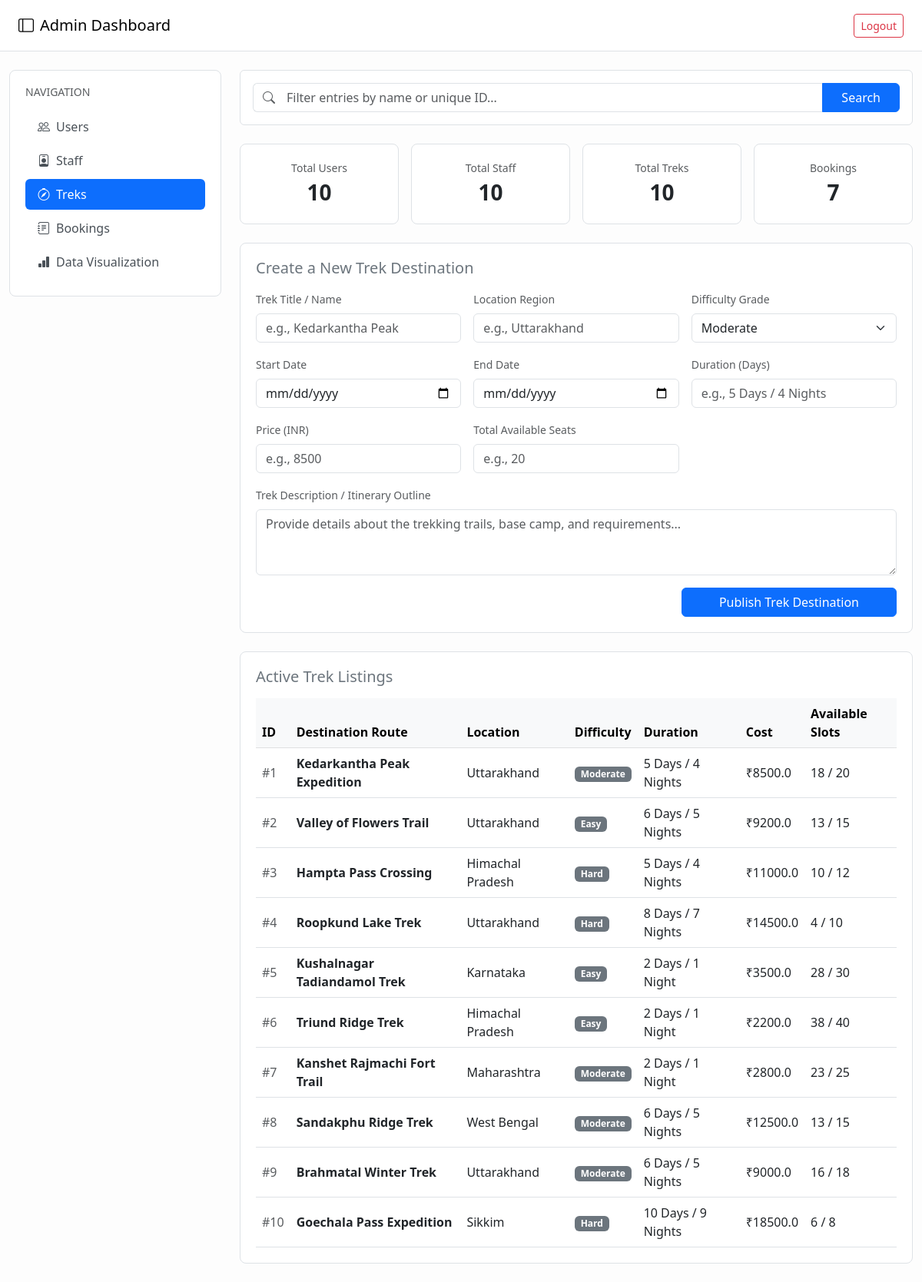
/admin/dashboard?tab=treks (signed in), run on the app's committed database.
### models.py (models this page shows)
class Trek(db.Model):
    __tablename__ = 'treks'
    id = db.Column(db.Integer, primary_key=True)
    name = db.Column(db.String(50), nullable=False)
    location = db.Column(db.String(150), nullable=False)
    difficulty = db.Column(db.String(20), nullable=False)
    duration = db.Column(db.String(50), nullable=False)
    total_slots = db.Column(db.Integer, nullable=False)
    available_slots = db.Column(db.Integer, nullable=False)
    assigned_staff_id = db.Column(db.Integer, db.ForeignKey('users.id'), nullable=True)
    start_date = db.Column(db.Date, nullable=False)
    end_date = db.Column(db.Date, nullable=False)
    description = db.Column(db.Text, nullable=False)
    price = db.Column(db.Float, nullable=False)
    status = db.Column(db.String(20), nullable=False, default='Upcoming')
    bookings = db.relationship('Booking', backref='trek_details', lazy=True)

### app.py (the view)
@app.route('/admin/dashboard', methods=['GET'])
@login_required
def admin_dashboard():
    return admin_dashboard_handler()

### app.py (called while the page is built)
@login_manager.user_loader
def load_user(user_id):
    return User.query.get(int(user_id))

### templates/admin_dashboard.html (shortened to what this page needs)
<!DOCTYPE html>
<html lang="en">
<head>
    <link href="https://cdn.jsdelivr.net/npm/bootstrap@5.3.0/dist/css/bootstrap.min.css" rel="stylesheet">
    <link rel="stylesheet" href="https://cdn.jsdelivr.net/npm/bootstrap-icons@1.11.0/font/bootstrap-icons.css">
</head>
<body>
    <nav class="navbar navbar-light bg-white border-bottom px-4 py-3">
        <span class="navbar-brand mb-0 h5"><i class="bi bi-layout-sidebar me-2"></i>Admin Dashboard</span>
        <a href="/logout" class="btn btn-outline-danger btn-sm">Logout</a>
    </nav>
    <div class="container-fluid py-4">
        <div class="row g-4">
            <div class="col-md-3">
                <div class="bento-card">
                    <h6 class="text-muted small text-uppercase mb-3">Navigation</h6>
                    <div class="nav flex-column nav-pills" id="adminTab" role="tablist">
                        <a href="/admin/dashboard?tab=users"
                            class="nav-link {% if active_tab == 'users' %}active{% endif %} border-0">
                            <i class="bi bi-people me-2"></i>Users
                        </a>
                        <a href="/admin/dashboard?tab=staff"
                            class="nav-link {% if active_tab == 'staff' %}active{% endif %} border-0">
                            <i class="bi bi-person-badge me-2"></i>Staff
                        </a>
                        <a href="/admin/dashboard?tab=treks"
                            class="nav-link {% if active_tab == 'treks' %}active{% endif %} border-0">
                            <i class="bi bi-compass me-2"></i>Treks
                        </a>
                        <a href="/admin/dashboard?tab=bookings"
                            class="nav-link {% if active_tab == 'bookings' %}active{% endif %} border-0">
                            <i class="bi bi-journal-text me-2"></i>Bookings
                        </a>
                        <a href="/admin/dashboard?tab=analytics"
                            class="nav-link {% if active_tab == 'analytics' %}active{% endif %} border-0">
                            <i class="bi bi-bar-chart-fill me-2"></i>Data Visualization
                        </a>
                    </div>
                </div>
            </div>
            <div class="col-md-9">
                <div class="bg-white border rounded p-3 mb-4">
                    <form action="/admin/dashboard" method="GET" class="d-flex m-0">
                        <div class="input-group">
                            <span class="input-group-text bg-white border-end-0 text-muted">
                                <i class="bi bi-search"></i>
                            </span>
                            <input type="text" name="search" class="form-control border-start-0 ps-1"
                                placeholder="Filter entries by name or unique ID..."
                                value="{{ request.args.get('search', '') }}">
                            <button type="submit" class="btn btn-primary px-4">Search</button>
                        </div>
                    </form>
                </div>
                <div class="row g-3 mb-4">
                    <div class="col-6 col-md-3">
                        <div class="bento-card text-center">
                            <div class="text-muted small">Total Users</div>
                            <div class="fs-3 fw-bold text-dark">{{ stats.total_users }}</div>
                        </div>
                    </div>
                    <div class="col-6 col-md-3">
                        <div class="bento-card text-center">
                            <div class="text-muted small">Total Staff</div>
                            <div class="fs-3 fw-bold text-dark">{{ stats.total_staff }}</div>
                        </div>
                    </div>
                    <div class="col-6 col-md-3">
                        <div class="bento-card text-center">
                            <div class="text-muted small">Total Treks</div>
                            <div class="fs-3 fw-bold text-dark">{{ stats.total_treks }}</div>
                        </div>
                    </div>
                    <div class="col-6 col-md-3">
                        <div class="bento-card text-center">
                            <div class="text-muted small">Bookings</div>
                            <div class="fs-3 fw-bold text-dark">{{ stats.total_bookings }}</div>
                        </div>
                    </div>
                </div>
                <div class="tab-content" id="adminTabContent">
                    {% if active_tab == 'users' %}
                    <div class="tab-pane fade show active" id="users-pane" role="tabpanel">
                        <div class="bento-card">
                            <h5 class="mb-3 text-secondary">Users Directory</h5>
                            <table class="table align-middle mb-0">
                                <thead class="table-light">
                                    <tr>
                                        <th>ID</th>
                                        <th>Name</th>
                                        <th>Email</th>
                                        <th>Status</th>
                                        <th class="text-end">Action</th>
                                    </tr>
                                </thead>
                                <tbody>
                                    {% for user in users %}
                                    <tr>
                                        <td>#{{ user.id }}</td>
                                        <td><strong>{{ user.full_name }}</strong><br><small class="text-muted">@{{
                                                user.username }}</small></td>
                                        <td>{{ user.email }}</td>
                                        <td>
                                            <span
                                                class="badge {% if user.status == 'active' %}bg-success{% else %}bg-danger{% endif %} rounded-pill px-2.5">
                                                {{ user.status }}
                                            </span>
                                        </td>
                                        <td class="text-end">
                                            <form action="/admin/user/toggle/{{ user.id }}?tab={{ active_tab }}"
                                                method="POST" class="m-0">
                                                <button type="submit"
                                                    class="btn {% if user.status == 'active' %}btn-outline-danger{% else %}btn-outline-success{% endif %} btn-sm">
                                                    {% if user.status == 'active' %}Deactivate{% else %}Activate{% endif
                                                    %}
                                                </button>
                                            </form>
                                        </td>
                                    </tr>
                                    {% else %}
                                    <tr>
                                        <td colspan="5" class="text-center text-muted py-4">No users found matching
                                            parameters.</td>
                                    </tr>
                                    {% endfor %}
                                </tbody>
                            </table>
                        </div>
                    </div>
                    {% elif active_tab == 'staff' %}
                    {% include 'admin_dashboard_staff.html' %}
                    {% elif active_tab == 'treks' %}
                    {% include 'admin_dashboard_treks.html' %}
                    {% elif active_tab == 'bookings' %}
                    {% include 'admin_dashboard_bookings.html' %}
                    {% endif %}
                </div>
            </div>
        </div>
    </div>
</body>
</html>

### templates/admin_dashboard_treks.html (shortened to what this page needs)
<div>
    <div class="bento-card mb-4">
        <h5 class="mb-3 text-secondary">Create a New Trek Destination</h5>
        <form action="/admin/trek/add" method="POST">
            <div class="row g-3">
                <div class="col-md-4">
                    <label class="form-label small text-muted">Trek Title / Name</label>
                    <input type="text" name="name" class="form-control" placeholder="e.g., Kedarkantha Peak" required>
                </div>
                <div class="col-md-4">
                    <label class="form-label small text-muted">Location Region</label>
                    <input type="text" name="location" class="form-control" placeholder="e.g., Uttarakhand" required>
                </div>
                <div class="col-md-4">
                    <label class="form-label small text-muted">Difficulty Grade</label>
                    <select name="difficulty" class="form-select">
                        <option value="Moderate" selected>Moderate</option>
                    </select>
                </div>
                <div class="col-md-4">
                    <label class="form-label small text-muted">Start Date</label>
                    <input type="date" name="start_date" class="form-control" required>
                </div>
                <div class="col-md-4">
                    <label class="form-label small text-muted">End Date</label>
                    <input type="date" name="end_date" class="form-control" required>
                </div>
                <div class="col-md-4">
                    <label class="form-label small text-muted">Duration (Days)</label>
                    <input type="text" name="duration" class="form-control" placeholder="e.g., 5 Days / 4 Nights"
                        required>
                </div>
                <div class="col-md-4">
                    <label class="form-label small text-muted">Price (INR)</label>
                    <input type="number" name="price" class="form-control" placeholder="e.g., 8500" required>
                </div>
                <div class="col-md-4">
                    <label class="form-label small text-muted">Total Available Seats</label>
                    <input type="number" name="total_slots" class="form-control" placeholder="e.g., 20" required>
                </div>
                <div class="col-12">
                    <label class="form-label small text-muted">Trek Description / Itinerary
                        Outline</label>
                    <textarea name="description" class="form-control" rows="3"
                        placeholder="Provide details about the trekking trails, base camp, and requirements..."
                        required></textarea>
                </div>
                <div class="col-12 text-end mt-3">
                    <button type="submit" class="btn btn-primary px-5">Publish Trek
                        Destination</button>
                </div>
            </div>
        </form>
    </div>
    <div class="bento-card">
        <h5 class="mb-3 text-secondary">Active Trek Listings</h5>
        <table class="table align-middle mb-0">
            <thead class="table-light">
                <tr>
                    <th>ID</th>
                    <th>Destination Route</th>
                    <th>Location</th>
                    <th>Difficulty</th>
                    <th>Duration</th>
                    <th>Cost</th>
                    <th>Available Slots</th>
                </tr>
            </thead>
            <tbody>
                {% for trek in treks %}
                <tr>
                    <td class="text-muted">#{{ trek.id }}</td>
                    <td><strong>{{ trek.name }}</strong></td>
                    <td>{{ trek.location }}</td>
                    <td><span class="badge bg-secondary">{{ trek.difficulty }}</span></td>
                    <td>{{ trek.duration }}</td>
                    <td>₹{{ trek.price }}</td>
                    <td>{{ trek.available_slots }} / {{ trek.total_slots }}</td>
                </tr>
                {% else %}
                <tr>
                    <td colspan="7" class="text-center text-muted py-4">No trek destinations
                        registered yet. Use the form above to add one!</td>
                </tr>
                {% endfor %}
            </tbody>
        </table>
    </div>
</div>

### templates/admin_dashboard.html (style rules this page uses)
body { background-color: #fdfdfd; font-family: system-ui, -apple-system, sans-serif; }
.bento-card { background: #ffffff; border: 1px solid #dee2e6; border-radius: 8px; padding: 1.25rem; }
.nav-pills .nav-link { color: #495057; border-radius: 6px; margin-bottom: 4px; text-align: left; }
.nav-pills .nav-link.active { background-color: #0d6efd !important; color: #ffffff !important; }

### data on the page
Trek: id "1", name "Kedarkantha Peak Expedition", location "Uttarakhand", difficulty "Moderate", duration "5 Days / 4 Nights", price "8500.0", available_slots "18", total_slots "20"
Trek: id "2", name "Valley of Flowers Trail", location "Uttarakhand", difficulty "Easy", duration "6 Days / 5 Nights", price "9200.0", available_slots "13", total_slots "15"
Trek: id "3", name "Hampta Pass Crossing", location "Himachal Pradesh", difficulty "Hard", duration "5 Days / 4 Nights", price "11000.0", available_slots "10", total_slots "12"
Trek: id "4", name "Roopkund Lake Trek", location "Uttarakhand", difficulty "Hard", duration "8 Days / 7 Nights", price "14500.0", available_slots "4", total_slots "10"
Trek: id "5", name "Kushalnagar Tadiandamol Trek", location "Karnataka", difficulty "Easy", duration "2 Days / 1 Night", price "3500.0", available_slots "28", total_slots "30"
Trek: id "6", name "Triund Ridge Trek", location "Himachal Pradesh", difficulty "Easy", duration "2 Days / 1 Night", price "2200.0", available_slots "38", total_slots "40"
Trek: id "7", name "Kanshet Rajmachi Fort Trail", location "Maharashtra", difficulty "Moderate", duration "2 Days / 1 Night", price "2800.0", available_slots "23", total_slots "25"
Trek: id "8", name "Sandakphu Ridge Trek", location "West Bengal", difficulty "Moderate", duration "6 Days / 5 Nights", price "12500.0", available_slots "13", total_slots "15"
Trek: id "9", name "Brahmatal Winter Trek", location "Uttarakhand", difficulty "Moderate", duration "6 Days / 5 Nights", price "9000.0", available_slots "16", total_slots "18"
Trek: id "10", name "Goechala Pass Expedition", location "Sikkim", difficulty "Hard", duration "10 Days / 9 Nights", price "18500.0", available_slots "6", total_slots "8"

### other printed values
{{ stats.total_users }} "10"
{{ stats.total_staff }} "10"
{{ stats.total_treks }} "10"
{{ stats.total_bookings }} "7"
